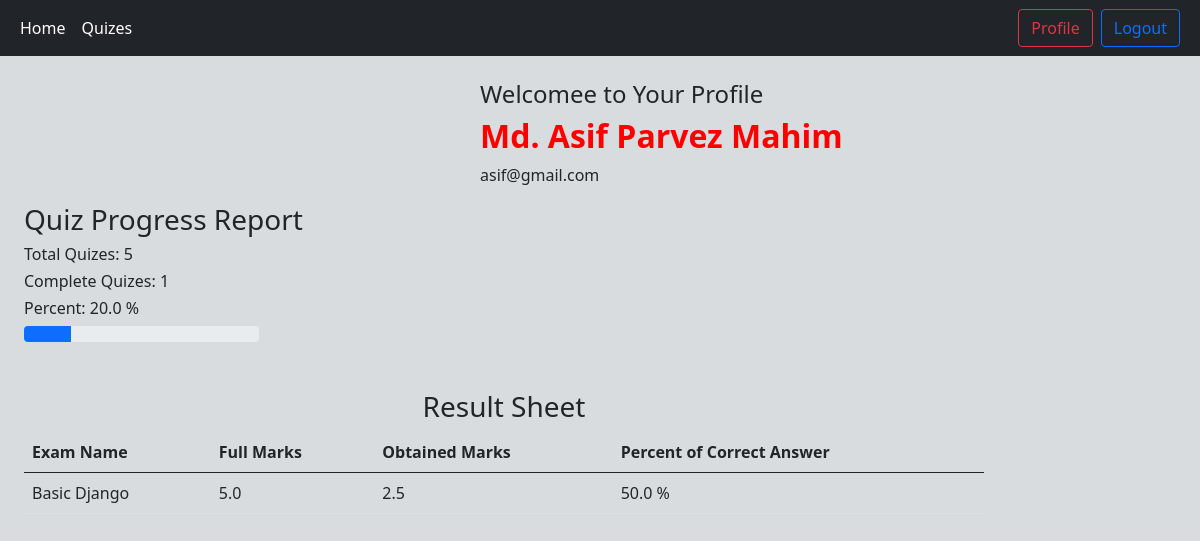
The app's page /authorizaion/profile/ (signed in), older data.
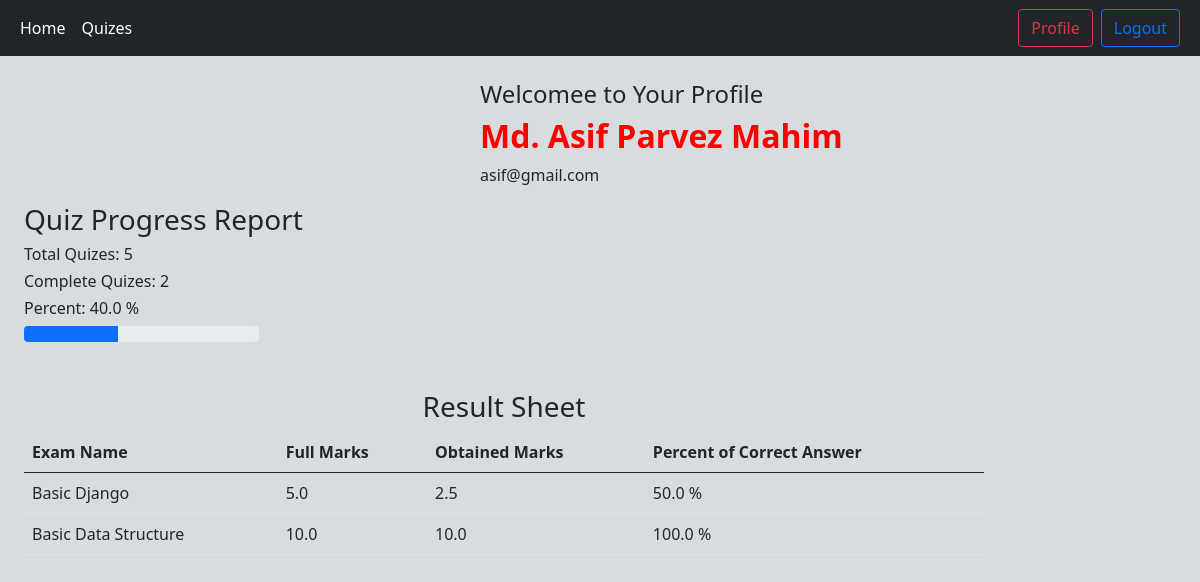
The same page, newer data.
### result/models.py (models this page shows)
class Result(models.Model):
    quiz = models.ForeignKey(Quiz, on_delete=models.CASCADE)
    user = models.ForeignKey(User, on_delete=models.CASCADE)
    score = models.FloatField()
    exam_name = models.CharField(max_length=500, blank=True, null=True)
    total_questions = models.CharField(max_length=500, blank=True, null=True)
    percent = models.CharField(max_length=500, blank=True, null=True)
    fullMarks = models.CharField(max_length=500, blank=True, null=True)
    total_quizes = models.CharField(max_length=100, blank=True, null=True)
    completed_quizes = models.CharField(max_length=100, blank=True, null=True)
    percent_of_attempts = models.CharField(max_length=100, blank=True, null=True)
    def __str__(self):
        return str(self.pk)

### accounts/views.py (the view)
# urls.py: path("profile/", views.profile, name="profile"),
def profile(request):
    user = request.user.id
    print("USER 18 ", user)
    result_history = Result.objects.filter(user=user)
    progress = Result.objects.filter(user=user).last()
    print("PROG-> ", progress)
    return render(
        request, "profile.html", {"result": result_history, "progress": progress}
    )

### accounts/templates/profile.html (shortened to what this page needs)
{% extends "base.html" %}<br />
{%load static%}{%block script%}
<link rel="stylesheet" href="{% static 'accounts/style.css' %}" />
{%endblock%} {%block style%} {%endblock%} {%block content%}
<div class="user_info">
  <h4>Welcomee to Your Profile</h4>
  <h2>
    <span class="username"
      >{{request.user.first_name }} {{request.user.last_name}}</span
    >
  </h2>
  <p>{{request.user.email }}</p>
</div>
<div class="quiz_progress">
  <h3>Quiz Progress Report</h3>
  <h6>Total Quizes: {{progress.total_quizes}}</h6>
  <h6>Complete Quizes: {{progress.completed_quizes}}</h6>
  <div class="percentage">
    <div class="manual">
      <h6>Percent: {{progress.percent_of_attempts}} %</h6>
    </div>
    <div class="progress prg_bar">
      <div
        class="progress-bar"
        role="progressbar"
        style="width: {{progress.percent_of_attempts}}%"
        aria-valuenow="25"
        aria-valuemin="0"
        aria-valuemax="100"
      ></div>
    </div>
  </div>
</div>
<div class="res_sheet mt-5">
  <h3 class="text-center">Result Sheet</h3>
  <div class="table-responsive-sm">
    <table class="table">
      <thead>
        <tr>
          <th scope="col">Exam Name</th>
          <th scope="col">Full Marks</th>
          <th scope="col">Obtained Marks</th>
          <th scope="col">Percent of Correct Answer</th>
        </tr>
      </thead>
      <tbody>
        {%for res in result%}
        <tr>
          <td>{{res.exam_name}}</td>
          <td>{{res.fullMarks}}</td>
          <td>{{res.score}}</td>
          <td>{{res.percent}} %</td>
        </tr>
        {%endfor%}
      </tbody>
    </table>
  </div>
</div>
{%endblock%}

Row changes from the older to the newer data that the page shows:
added Result: total_quizes "5", completed_quizes "2", percent_of_attempts "40.0", exam_name "Basic Data Structure", fullMarks "10.0", score "10.0", percent "100.0"
Text that changed along with them:
{{ progress.percent_of_attempts }}: 20.0 → 40.0 (drawn)
{{ progress.completed_quizes }}: "1" → "2"
{{ progress.percent_of_attempts }}: "20.0" → "40.0"
